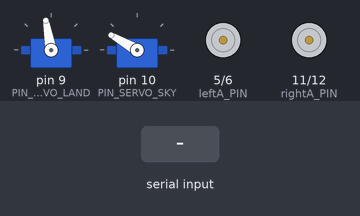
The sketch below on a simulated Arduino Uno, built with avr-gcc and run on an emulated ATmega328P. On the bench: 2 × servo, motor-driver pin pairs drawn as motors (green arrow = first pin HIGH = forward, orange = second pin HIGH = backward, longer = more drive). The inputs (shaded band) are chosen by the test bench. What the sketch prints to the serial monitor is not drawn.

Above: at 1.2 s.
1.3 s: "C" received over the second serial link
At 2.5 s:
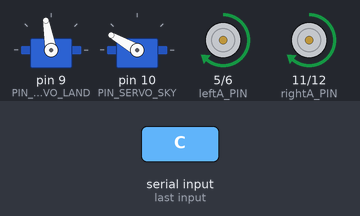
2.8 s: "D" received over the second serial link
At 3.7 s:
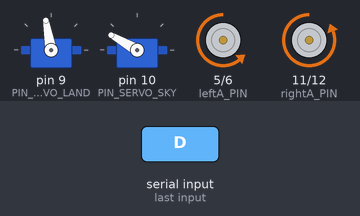
4.3 s: "A" received over the second serial link
At 4.8 s:
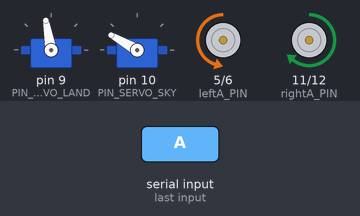
5.8 s: "B" received over the second serial link
At 7.0 s:
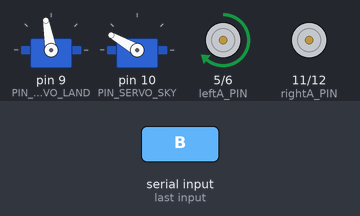
7.3 s: "E" received over the second serial link
At 8.3 s:
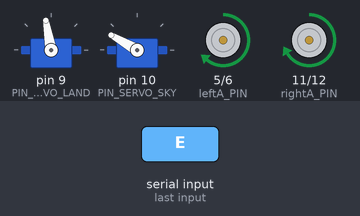
8.8 s: "F" received over the second serial link
At 9.4 s:
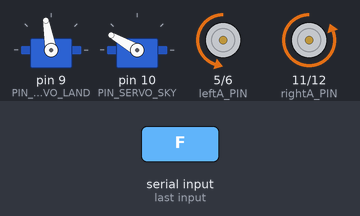
Timing chart, 0 to 11.3 s (numbered marks = the images above; inputs shaded):
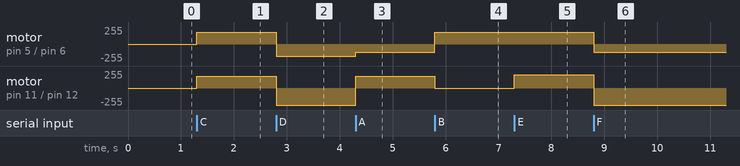

The sketch:

bluetooth_camera_car.ino
```cpp
/*
  Name:    Bluetooth.ino
  Created: 2016/7/30 13:26:47
  Author:  Fing
*/
#include <SoftwareSerial.h>;
#include <Servo.h>


//使用软件串口，能讲数字口模拟成串口
SoftwareSerial BT(2, 3);  //新建对象，接收脚为2，发送脚为3
#define PIN_SERVO_LAND 9
#define PIN_SERVO_SKY 10

#define leftA_PIN 5
#define leftB_PIN 6
#define rightA_PIN 11
#define rightB_PIN 12


Servo myservo_land;
Servo myservo_sky;

int last_land = 100;
int last_sky = 150;


#define left 1
#define right  2
#define up  3
#define down  4

char val;

void setup() {
  Serial.begin(9600);   //与电脑的串口连接
  Serial.println("BT is ready!");
  BT.begin(9600);  //设置波特率

  myservo_land.attach(PIN_SERVO_LAND);
  myservo_sky.attach(PIN_SERVO_SKY);

  //init
  Serial.begin(9600);
  myservo_land.write(last_land);
  myservo_sky.write(last_sky);

  motor_pinint();  //电机引脚初始化
}

void move(int type) {
  Servo servo;
  int cur = 0;
  int depth = 5;
  switch (type) {
    case left:
      servo = myservo_land;
      cur = last_land + depth;
      if (cur >= 180) {
        cur = 180;
      }
      last_land = cur;
      break;
    case right:
      servo = myservo_land;
      cur = last_land - depth;
      if (cur <= 0) {
        cur = 0;
      }
      last_land = cur;
      break;
    case down:
      servo = myservo_sky;
      cur = last_sky + depth;
      if (cur >= 180) {
        cur = 180;
      }
      last_sky = cur;
      break;
    case up:
      servo = myservo_sky;
      cur = last_sky - depth;
      //挡住了，不能再转了
      if (cur <= 80) {
        cur = 80;
      }
      last_sky = cur;
      break;

  }
  Serial.println(cur);
  servo.write(cur);
}

void loop() {
  //如果串口接收到数据，就输出到蓝牙串口
  if (Serial.available()) {
    val = Serial.read();
    BT.print(val);
  }

  //如果接收到蓝牙模块的数据，输出到屏幕
  if (BT.available()) {
    val = BT.read();
    Serial.print(val);

    switch (val) {
      case 'I':
        move(left);
        break;
      case 'J':
        move(right);
        break;
      case 'K':
        move(up);
        break;
      case 'L':
        move(down);
        break;
      case 'C':
        forward();
        break;
      case 'D':
        back();
        break;
      case 'A':
        turnLeftOrigin();
        break;
      case 'B':
        turnRightOrigin();
        break;
      case 'E':
        turnLeftForward();
        break;
      case 'F':
        turnLeftBack();
        break;
      case 'G':
        turnRightForward();
        break;
      case 'H':
        turnRightBack();
        break;
      case 'S':
        _stop();
        break;
    }
  }
}


/*电机引脚初始化*/
void motor_pinint( )
{
  pinMode (leftA_PIN, OUTPUT); //设置引脚为输出引脚
  pinMode (leftB_PIN, OUTPUT); //设置引脚为输出引脚
  pinMode (rightA_PIN, OUTPUT); //设置引脚为输出引脚
  pinMode (rightB_PIN, OUTPUT); //设置引脚为输出引脚
}
/**************************************************
  forward子函数——前进子函数
  函数功能：控制车前进
**************************************************/
void forward( )
{
  analogWrite(leftA_PIN, 180);
  analogWrite(leftB_PIN, 0);        //左轮前进
  analogWrite(rightA_PIN, 180);
  analogWrite(rightB_PIN, 0);        //右轮前进
}
/**************************************************
  back子函数——后退子函数
  函数功能：控制车后退
**************************************************/
void back( )
{
  analogWrite(leftA_PIN, 0);
  analogWrite(leftB_PIN, 180);       //左轮后退
  analogWrite(rightA_PIN, 0);
  analogWrite(rightB_PIN, 180);       //右轮后退
}
/**************************************************
  turnLeftOrigin子函数——原地左转子函数
  函数功能：控制车原地左转
**************************************************/
void turnLeftOrigin( )
{
  analogWrite(leftA_PIN, 0);
  analogWrite(leftB_PIN, 120);       //左轮后退
  analogWrite(rightA_PIN, 120);
  analogWrite(rightB_PIN, 0);         //右轮前进
}
/**************************************************
  turnRightOrigin子函数——原地右转子函数
  函数功能：控制车原地右转
**************************************************/
void turnRightOrigin( )
{
  analogWrite(leftA_PIN, 120);
  analogWrite(leftB_PIN, 0);       //左轮前进
  analogWrite(rightA_PIN, 0);
  analogWrite(rightB_PIN, 120);     //右轮后退
}
/**************************************************
  turnRightforword子函数——右前运动子函数
  函数功能：控制车右前
**************************************************/
void turnRightForward( )
{
  analogWrite(leftA_PIN, 200);
  analogWrite(leftB_PIN, 0);       //左轮快前进
  analogWrite(rightA_PIN, 120);
  analogWrite(rightB_PIN, 0);       //右轮慢前进
}
/**************************************************
  turnLeftforword子函数——左前运动子函数
  函数功能：控制车左前
**************************************************/
void turnLeftForward( )
{
  analogWrite(leftA_PIN, 120);
  analogWrite(leftB_PIN, 0);      //左轮慢前进
  analogWrite(rightA_PIN, 200);
  analogWrite(rightB_PIN, 0);      //右轮快前进
}
/**************************************************
  turnRightforword子函数——右后运动子函数
  函数功能：控制车右后
**************************************************/
void turnRightBack( )
{
  analogWrite(leftA_PIN, 0);
  analogWrite(leftB_PIN, 200);       //左轮快后退
  analogWrite(rightA_PIN, 0);
  analogWrite(rightB_PIN, 120);       //右轮慢后退
}
/**************************************************
  turnLeftforword子函数——左后运动子函数
  函数功能：控制车左后
**************************************************/
void turnLeftBack( )
{
  analogWrite(leftA_PIN, 0);
  analogWrite(leftB_PIN, 120);       //左轮慢后退
  analogWrite(rightA_PIN, 0);
  analogWrite(rightB_PIN, 200);       //右轮快后退
}
/**************************************************
  stop子函数—停止子函数
  函数功能：控制车停止
**************************************************/
void _stop()
{
  analogWrite(leftA_PIN, 0);
  analogWrite(leftB_PIN, 0);        //左轮静止不动
  analogWrite(rightA_PIN, 0);
  analogWrite(rightB_PIN, 0);        //右轮静止不动
}
```

Measured:
- after the input at 1.3 s, motor on pin 5 (leftA_PIN) / pin 6 (leftB_PIN), motor on pin 11 (rightA_PIN) / pin 12 (rightB_PIN): stopped → forward 180/255 at once
- after the input at 2.8 s, motor on pin 5 (leftA_PIN) / pin 6 (leftB_PIN): forward 180/255 → backward 180/255 at once; motor on pin 11 (rightA_PIN) / pin 12 (rightB_PIN): forward 180/255 → backward 255/255 at once
- after the input at 4.3 s, motor on pin 5 (leftA_PIN) / pin 6 (leftB_PIN): backward 180/255 → backward 120/255 at once; motor on pin 11 (rightA_PIN) / pin 12 (rightB_PIN): backward 255/255 → forward 180/255 at once
- after the input at 5.8 s, motor on pin 5 (leftA_PIN) / pin 6 (leftB_PIN): backward 120/255 → forward 180/255 at once; motor on pin 11 (rightA_PIN) / pin 12 (rightB_PIN): forward 180/255 → stopped at once
- after the input at 7.3 s, motor on pin 11 (rightA_PIN) / pin 12 (rightB_PIN): stopped → forward 200/255 at once
- after the input at 8.8 s, motor on pin 5 (leftA_PIN) / pin 6 (leftB_PIN): forward 180/255 → backward 120/255 at once; motor on pin 11 (rightA_PIN) / pin 12 (rightB_PIN): forward 200/255 → backward 255/255 at once
